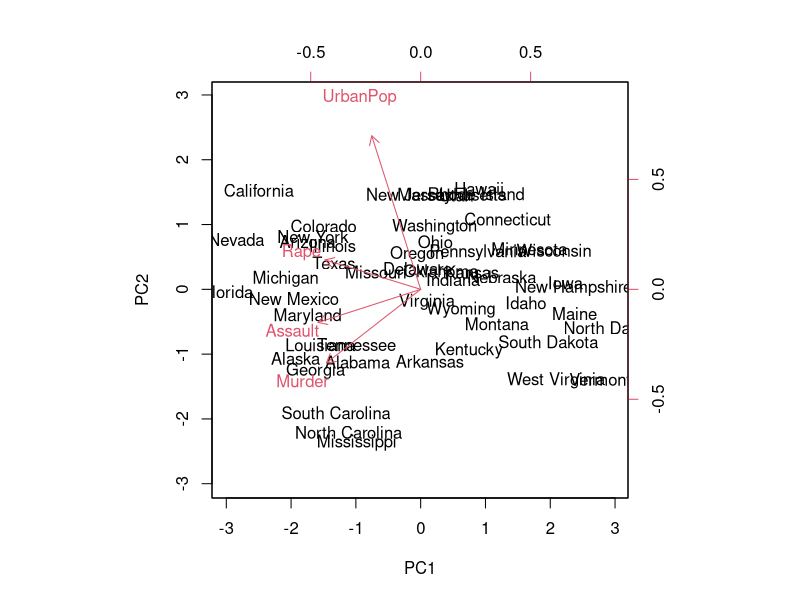
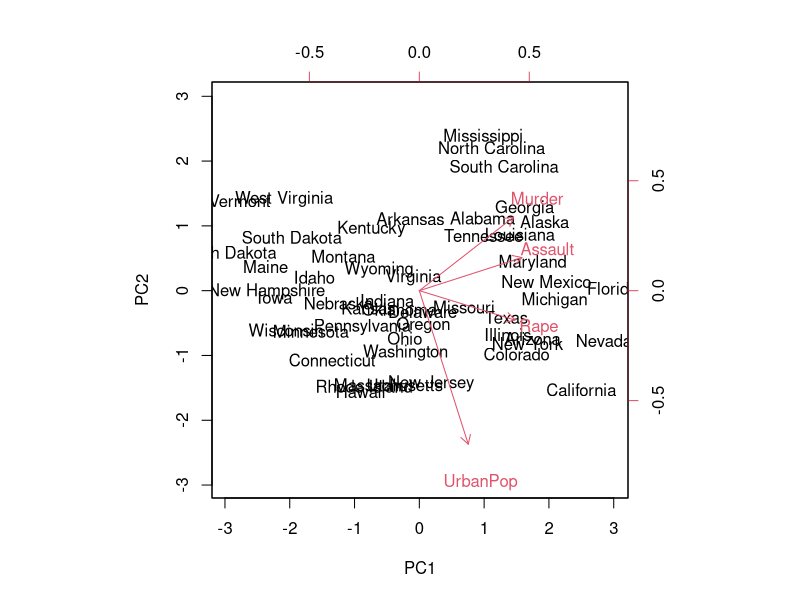
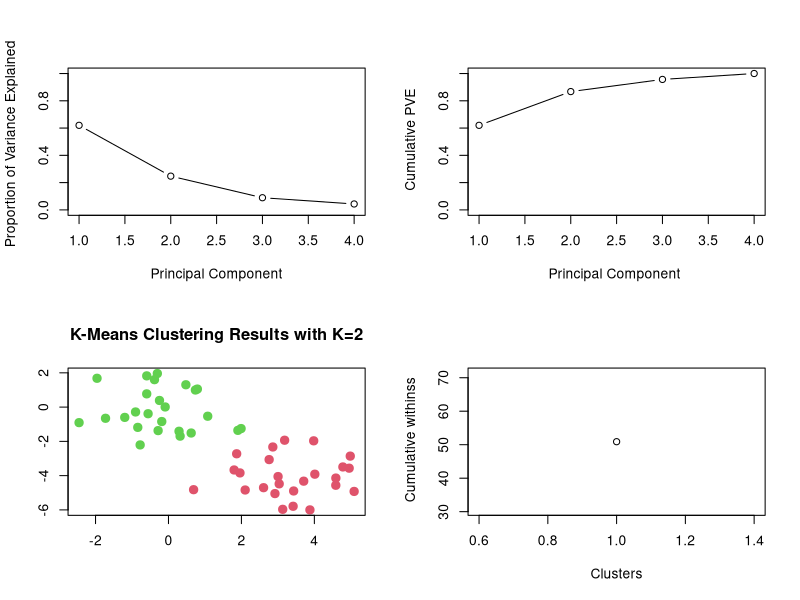
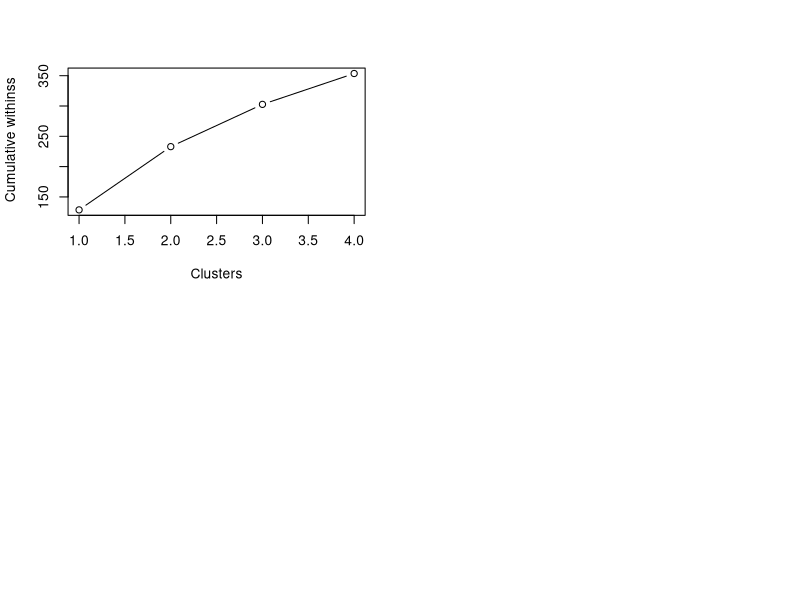
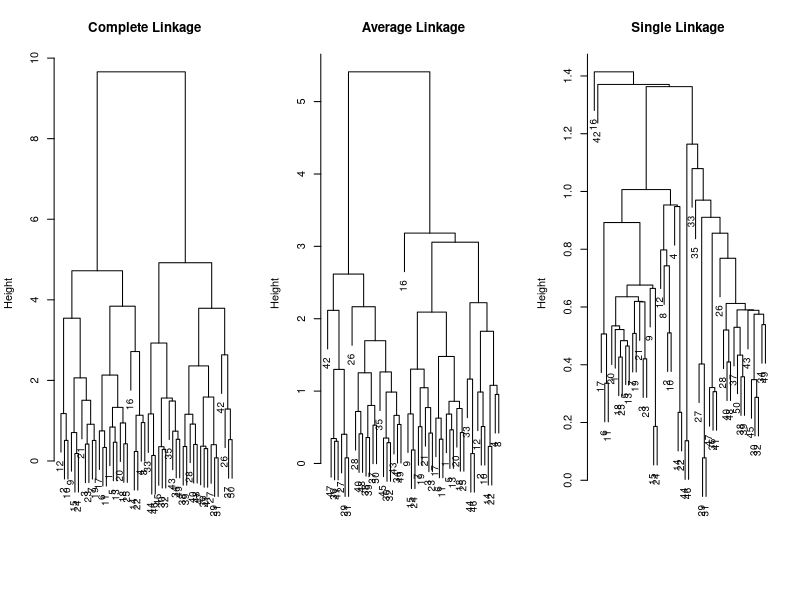
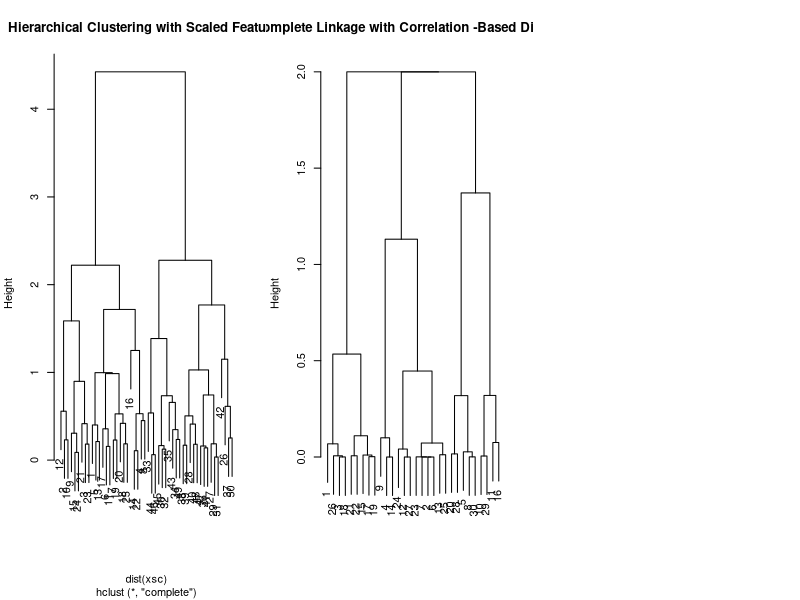

These charts were generated, in order, by the following R code:
# islr labs

#pca ---------------------------------------------------------------------------
states = row.names(USArrests)
states
names(USArrests)
apply(USArrests, 2, mean)
apply(USArrests, 2, var)
pr.out=prcomp(USArrests , scale=TRUE)
names(pr.out)
pr.out$center
pr.out$scale
pr.out$rotation
biplot (pr.out , scale =0)
pr.out$rotation=-pr.out$rotation
pr.out$x=-pr.out$x
biplot (pr.out , scale =0)
pr.out$sdev
pr.var <- pr.out$sdev^2
pr.var
pve=pr.var/sum(pr.var)
pve
par(mfrow = c(2,2))
plot(pve , xlab=" Principal Component ", ylab="Proportion of Variance Explained ", 
     ylim=c(0,1),type='b')
plot(cumsum(pve), xlab="Principal Component ", ylab=" Cumulative PVE", 
     ylim=c(0,1), type='b')

# k means ----------------------------------------------------------------------
set.seed(2)
x=matrix(rnorm (50*2), ncol=2)
x[1:25,1]=x[1:25,1]+3
x[1:25,2]=x[1:25,2]-4
km.out=kmeans (x,2, nstart =20)
plot(x, col=(km.out$cluster +1), main="K-Means Clustering Results with K=2", 
     xlab="", ylab="", pch=20, cex=2)
set.seed(4)
km.2=kmeans (x,5, nstart =20) # arg2 signinifies no. of cluster sizes to try, 
                              # nstart signifies pool of cluster sizes to choose from
km.2
km.2$centers
plot(cumsum(km.2$tot.withinss), xlab="Clusters", ylab=" Cumulative withinss", type='b')

withinss <- list(c())
km3=kmeans(x,2)
withinss[1] <- km3$tot.withinss
km4=kmeans(x,3)
withinss[2] <- km4$tot.withinss
km5=kmeans(x,4)
withinss[3] <- km5$tot.withinss
km6=kmeans(x,5)
withinss[4] <- km6$tot.withinss
plot(cumsum(withinss), xlab="Clusters", ylab=" Cumulative withinss", type='b')

# hierarchical Clustering
hc.complete =hclust(dist(x), method="complete")
hc.average =hclust(dist(x), method ="average")
hc.single=hclust(dist(x), method ="single")
par(mfrow=c(1,3))
plot(hc.complete ,main="Complete Linkage ", xlab="", sub="",
       cex=.9)
plot(hc.average , main="Average Linkage", xlab="", sub="",
       cex=.9)
plot(hc.single , main="Single Linkage ", xlab="", sub="",
       cex=.9)
cutree(hc.complete , 2)
cutree(hc.average , 2)
cutree(hc.single , 2)
cutree(hc.single , 4)
xsc=scale(x)
plot(hclust(dist(xsc), method ="complete"), main=" Hierarchical Clustering with Scaled Features ")
x=matrix(rnorm (30*3), ncol=3)
dd=as.dist(1-cor(t(x)))
plot(hclust(dd, method ="complete"), main=" Complete Linkage with Correlation -Based Distance ", 
     xlab="", sub ="")
